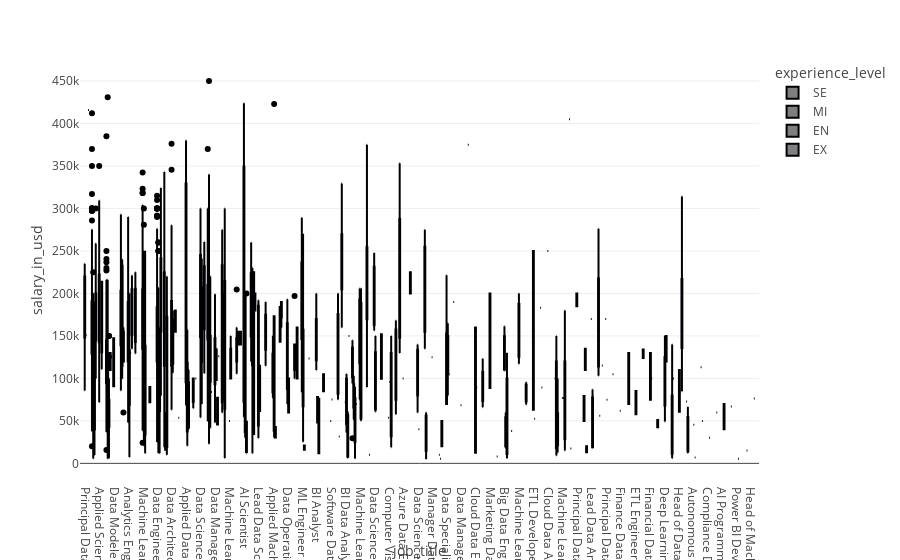
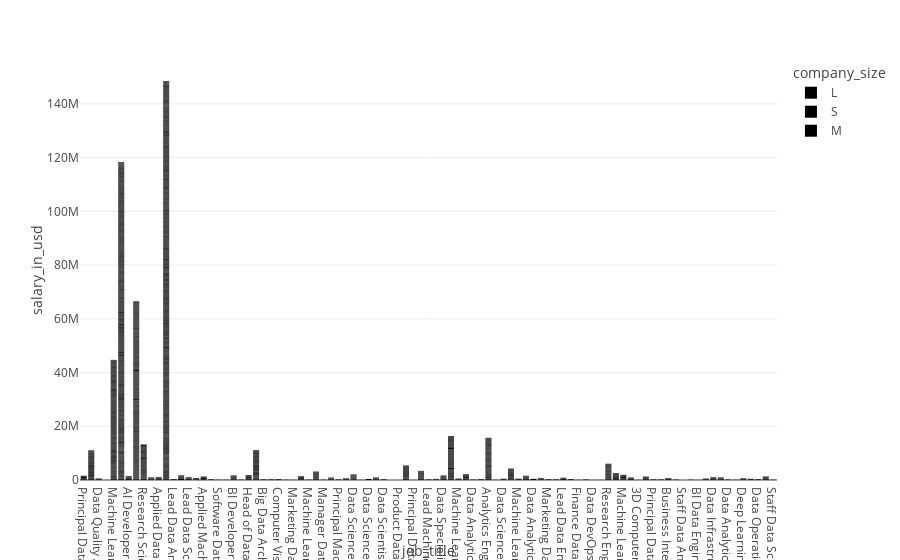

The notebook cell these images were saved under, in order:
### Markdown cell above
#### Plotly 
- (import plotly.express as px)
- Utilité : plotly est une bibliothèque de visualisation interactive qui permet de créer des graphiques interactifs complexes et riches.

### Code cell
#px.box() : Créer un graphique en boîte interactif
fig = px.box(df, x='job_title', y='salary_in_usd', color='experience_level')  # Créer un boxplot interactif
fig.show()

#px.bar() : Créer un graphique en barres
fig = px.bar(df, x='job_title', y='salary_in_usd', color='company_size')  # Créer un graphique à barres interactif
fig.show()

### Figure 1 — Plotly figure (JSON) as saved in the notebook; plotly's stock layout.template omitted (floating-point values rounded to 4 significant figures; data arrays with more than 128 entries replaced by an {"elided": "..."} marker saying what was removed)
{"data": [{"alignmentgroup": "True", "hovertemplate": "experience_level=SE<br>job_title=%{x}<br>salary_in_usd=%{y}<extra></extra>", "legendgroup": "SE", "marker": {"color": "#000001"}, "name": "SE", "notched": false, "offsetgroup": "SE", "orientation": "v", "showlegend": true, "type": "box", "x": {"elided": "2516 str values"}, "x0": " ", "xaxis": "x", "y": {"elided": "2516 int values"}, "y0": " ", "yaxis": "y"}, {"alignmentgroup": "True", "hovertemplate": "experience_level=MI<br>job_title=%{x}<br>salary_in_usd=%{y}<extra></extra>", "legendgroup": "MI", "marker": {"color": "#000002"}, "name": "MI", "notched": false, "offsetgroup": "MI", "orientation": "v", "showlegend": true, "type": "box", "x": {"elided": "805 str values"}, "x0": " ", "xaxis": "x", "y": {"elided": "805 int values"}, "y0": " ", "yaxis": "y"}, {"alignmentgroup": "True", "hovertemplate": "experience_level=EN<br>job_title=%{x}<br>salary_in_usd=%{y}<extra></extra>", "legendgroup": "EN", "marker": {"color": "#000003"}, "name": "EN", "notched": false, "offsetgroup": "EN", "orientation": "v", "showlegend": true, "type": "box", "x": {"elided": "320 str values"}, "x0": " ", "xaxis": "x", "y": {"elided": "320 int values"}, "y0": " ", "yaxis": "y"}, {"alignmentgroup": "True", "hovertemplate": "experience_level=EX<br>job_title=%{x}<br>salary_in_usd=%{y}<extra></extra>", "legendgroup": "EX", "marker": {"color": "#000004"}, "name": "EX", "notched": false, "offsetgroup": "EX", "orientation": "v", "showlegend": true, "type": "box", "x": ["Data Scientist", "Data Scientist", "Staff Data Analyst", "Data Engineer", "Data Engineer", "Head of Data", "Head of Data", "Data Engineer", "Data Engineer", "Data Engineer", "Data Engineer", "Analytics Engineer", "Analytics Engineer", "Data Scientist", "Data Scientist", "Data Architect", "Data Architect", "Data Engineer", "Data Engineer", "Director of Data Science", "Director of Data Science", "Data Scientist", "Data Scientist", "Data Engineer", "Data Engineer", "Data Engineer", "Data Engineer", "Data Scientist", "Data Scientist", "Data Engineer", "Data Engineer", "Data Engineer", "Data Engineer", "Data Engineer", "Data Engineer", "Data Science Manager", "Data Engineer", "Data Engineer", "Head of Data Science", "Head of Data Science", "Data Engineer", "Data Engineer", "Data Engineer", "Data Engineer", "Data Engineer", "Data Engineer", "Data Engineer", "Data Engineer", "Data Analytics Manager", "Data Analytics Manager", "Data Engineer", "Data Engineer", "Head of Data Science", "Head of Data Science", "Data Engineer", "Data Engineer", "Data Engineer", "Data Engineer", "Data Scientist", "Data Scientist", "Data Engineer", "Data Engineer", "Data Engineer", "Data Engineer", "Data Engineer", "Data Engineer", "Data Scientist", "Data Scientist", "Data Engineer", "Data Engineer", "Head of Data", "Head of Data", "Analytics Engineer", "Analytics Engineer", "Data Manager", "Data Engineer", "Data Engineer", "Data Science Manager", "Data Science Manager", "Data Engineer", "Data Engineer", "Machine Learning Scientist", "Machine Learning Scientist", "AI Scientist", "Analytics Engineer", "Analytics Engineer", "Research Scientist", "Data Science Manager", "Data Science Manager", "Lead Data Engineer", "Head of Machine Learning", "Data Engineer", "Data Engineer", "Data Analyst", "Data Analyst", "Head of Data Science", "Head of Data Science", "Analytics Engineer", "Analytics Engineer", "Data Engineer", "Data Engineer", "Director of Data Science", "Director of Data Science", "Director of Data Science", "Head of Data Science", "Head of Data", "Director of Data Science", "Head of Data", "BI Data Analyst", "Data Engineer", "Director of Data Science", "Data Science Consultant", "Principal Data Scientist", "Director of Data Science"], "x0": " ", "xaxis": "x", "y": [258750, 185000, 15000, 220000, 205000, 329500, 269600, 145000, 115000, 175000, 110000, 221000, 153000, 200000, 145000, 180000, 155000, 286000, 207000, 353200, 249300, 145000, 100000, 265000, 235000, 194500, 115500, 200000, 145000, 210914, 116704, 167500, 106500, 310000, 239000, 106000, 310000, 239000, 160288, 127467, 310000, 239000, 235000, 210000, 210914, 116704, 284000, 236000, 155000, 140000, 175000, 110000, 314100, 195800, 200000, 145000, 310000, 239000, 300000, 200000, 196200, 150900, 200000, 145000, 310000, 239000, 159000, 130000, 310000, 239000, 205000, 160000, 210000, 157000, 125976, 187200, 116100, 222640, 182160, 297500, 260000, 200000, 180000, 200000, 200000, 150000, 84053, 260500, 175100, 115222, 76309, 242000, 200000, 130000, 110000, 224000, 167875, 175000, 135000, 324000, 216000, 192037, 250000, 130026, 85000, 230000, 153667, 235000, 150000, 79833, 141846, 69741, 416000, 325000], "y0": " ", "yaxis": "y"}], "layout": {"boxmode": "group", "legend": {"title": {"text": "experience_level"}, "tracegroupgap": 0}, "margin": {"t": 60}, "xaxis": {"anchor": "y", "domain": [0, 1], "title": {"text": "job_title"}}, "yaxis": {"anchor": "x", "domain": [0, 1], "title": {"text": "salary_in_usd"}}}}

### Figure 2 — Plotly figure (JSON) as saved in the notebook; plotly's stock layout.template omitted (floating-point values rounded to 4 significant figures; data arrays with more than 128 entries replaced by an {"elided": "..."} marker saying what was removed)
{"data": [{"alignmentgroup": "True", "hovertemplate": "company_size=L<br>job_title=%{x}<br>salary_in_usd=%{y}<extra></extra>", "legendgroup": "L", "marker": {"color": "#000001", "pattern": {"shape": ""}}, "name": "L", "offsetgroup": "L", "orientation": "v", "showlegend": true, "textposition": "auto", "type": "bar", "x": {"elided": "454 str values"}, "xaxis": "x", "y": {"elided": "454 int values"}, "yaxis": "y"}, {"alignmentgroup": "True", "hovertemplate": "company_size=S<br>job_title=%{x}<br>salary_in_usd=%{y}<extra></extra>", "legendgroup": "S", "marker": {"color": "#000002", "pattern": {"shape": ""}}, "name": "S", "offsetgroup": "S", "orientation": "v", "showlegend": true, "textposition": "auto", "type": "bar", "x": {"elided": "148 str values"}, "xaxis": "x", "y": {"elided": "148 int values"}, "yaxis": "y"}, {"alignmentgroup": "True", "hovertemplate": "company_size=M<br>job_title=%{x}<br>salary_in_usd=%{y}<extra></extra>", "legendgroup": "M", "marker": {"color": "#000003", "pattern": {"shape": ""}}, "name": "M", "offsetgroup": "M", "orientation": "v", "showlegend": true, "textposition": "auto", "type": "bar", "x": {"elided": "3153 str values"}, "xaxis": "x", "y": {"elided": "3153 int values"}, "yaxis": "y"}], "layout": {"barmode": "relative", "legend": {"title": {"text": "company_size"}, "tracegroupgap": 0}, "margin": {"t": 60}, "xaxis": {"anchor": "y", "domain": [0, 1], "title": {"text": "job_title"}}, "yaxis": {"anchor": "x", "domain": [0, 1], "title": {"text": "salary_in_usd"}}}}
